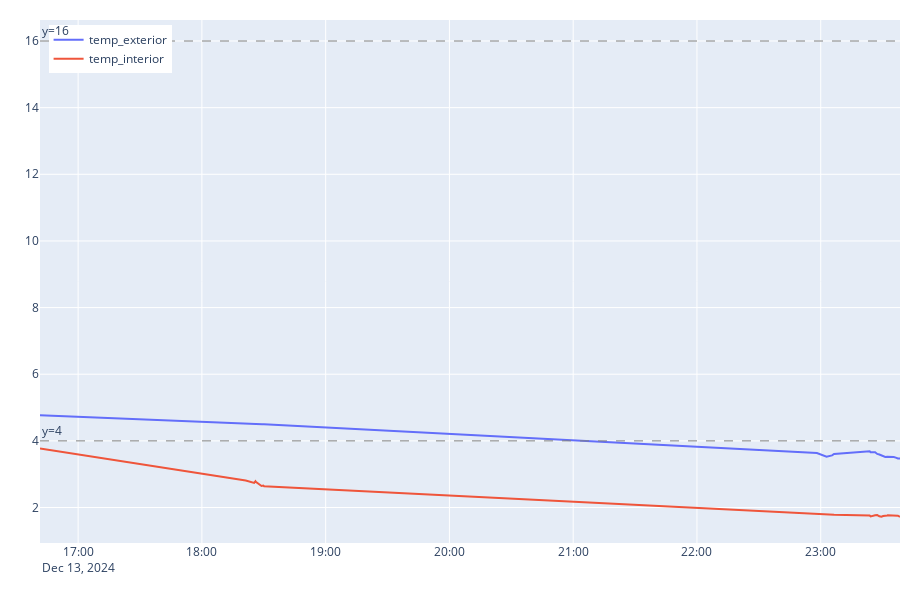
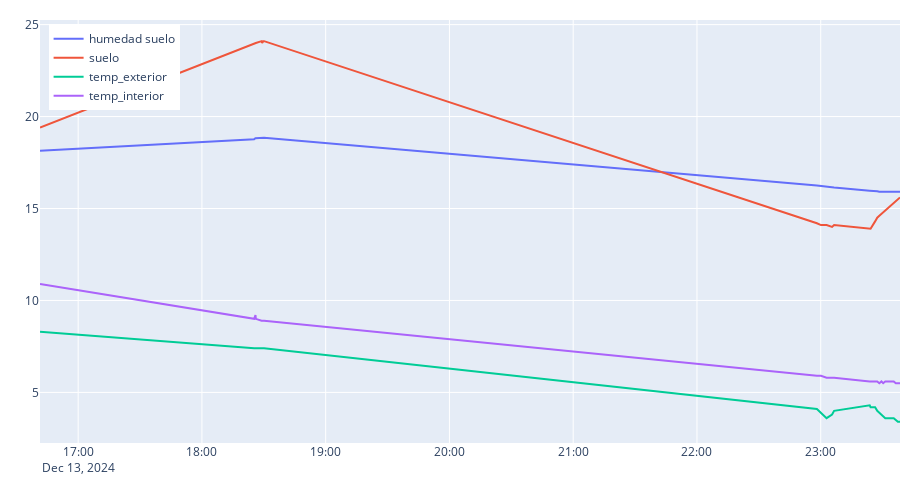
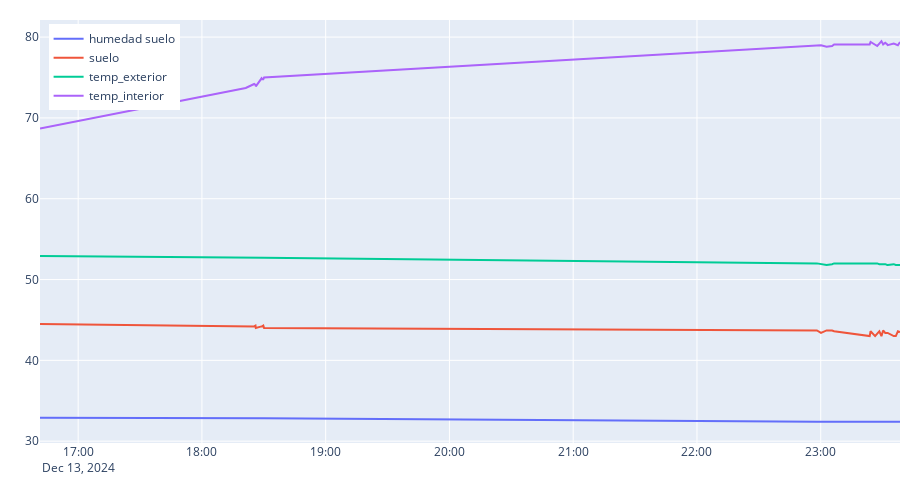
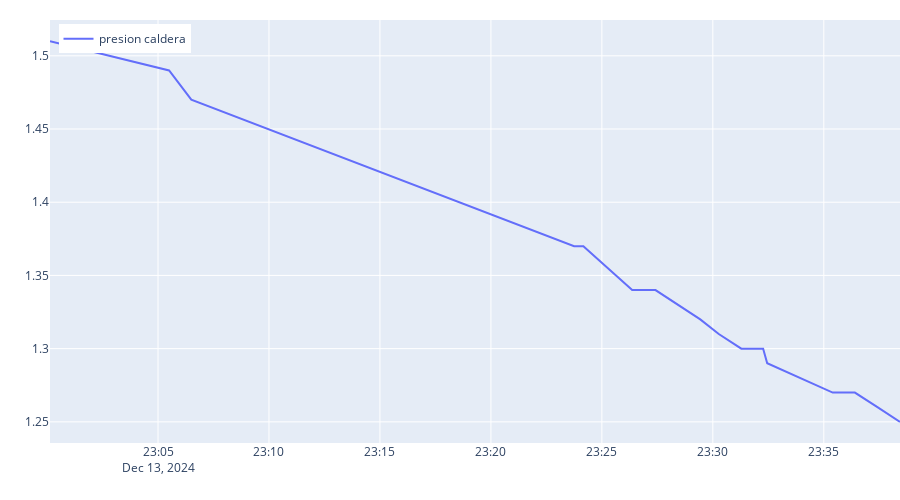

The notebook cell saved with these charts, in order:
### Code cell
plot('vpd', devices=['temp_interior', 'temp_exterior'], height=600, hours=25)[0].show()
plot('temperature', hours=25)[0].show()
plot('humidity', hours=25)[0].show()
plot('presion', hours=25)[0].show()
plot('co2')[0].show()
multiplot(metrics = ['temperature', 'vpd', 'humidity'], devices=['temp_interior'], height=800)[0].show()
multiplot(metrics = ['temperature', 'vpd', 'humidity'], devices=['temp_exterior'], height=800)[0].show()
plot('power', hours=12)[0].show()

### Figure 1 — Plotly figure (JSON) as saved in the notebook; plotly's stock layout.template omitted (floating-point values rounded to 4 significant figures)
{"data": [{"hovertemplate": "device=temp_exterior<br>fecha=%{x}<br>vpd=%{y}<extra></extra>", "legendgroup": "temp_exterior", "line": {"color": "#636efa", "dash": "solid"}, "marker": {"symbol": "circle"}, "mode": "lines", "name": "temp_exterior", "orientation": "v", "showlegend": true, "type": "scatter", "x": ["2024-12-13T16:41:31+01:00", "2024-12-13T18:21:15+01:00", "2024-12-13T18:25:21+01:00", "2024-12-13T18:25:58+01:00", "2024-12-13T18:26:08+01:00", "2024-12-13T18:28:55+01:00", "2024-12-13T18:29:12+01:00", "2024-12-13T18:29:46+01:00", "2024-12-13T18:30:08+01:00", "2024-12-13T22:58:09+01:00", "2024-12-13T23:00:08+01:00", "2024-12-13T23:02:50+01:00", "2024-12-13T23:05:30+01:00", "2024-12-13T23:06:29+01:00", "2024-12-13T23:23:45+01:00", "2024-12-13T23:24:10+01:00", "2024-12-13T23:26:22+01:00", "2024-12-13T23:27:24+01:00", "2024-12-13T23:28:25+01:00", "2024-12-13T23:29:26+01:00", "2024-12-13T23:30:16+01:00", "2024-12-13T23:31:17+01:00", "2024-12-13T23:32:15+01:00", "2024-12-13T23:32:27+01:00", "2024-12-13T23:35:24+01:00", "2024-12-13T23:36:24+01:00", "2024-12-13T23:37:25+01:00", "2024-12-13T23:38:26+01:00"], "xaxis": "x", "y": [4.767, 4.503, 4.503, 4.503, 4.503, 4.503, 4.503, 4.503, 4.503, 3.634, 3.591, 3.523, 3.566, 3.609, 3.686, 3.66, 3.66, 3.609, 3.591, 3.566, 3.541, 3.516, 3.523, 3.523, 3.516, 3.498, 3.474, 3.474], "yaxis": "y"}, {"hovertemplate": "device=temp_interior<br>fecha=%{x}<br>vpd=%{y}<extra></extra>", "legendgroup": "temp_interior", "line": {"color": "#EF553B", "dash": "solid"}, "marker": {"symbol": "circle"}, "mode": "lines", "name": "temp_interior", "orientation": "v", "showlegend": true, "type": "scatter", "x": ["2024-12-13T16:41:31+01:00", "2024-12-13T18:21:15+01:00", "2024-12-13T18:25:20+01:00", "2024-12-13T18:25:58+01:00", "2024-12-13T18:26:08+01:00", "2024-12-13T18:28:55+01:00", "2024-12-13T18:29:12+01:00", "2024-12-13T18:29:46+01:00", "2024-12-13T18:30:08+01:00", "2024-12-13T22:58:09+01:00", "2024-12-13T23:00:08+01:00", "2024-12-13T23:02:50+01:00", "2024-12-13T23:05:30+01:00", "2024-12-13T23:06:29+01:00", "2024-12-13T23:23:44+01:00", "2024-12-13T23:24:10+01:00", "2024-12-13T23:26:22+01:00", "2024-12-13T23:27:24+01:00", "2024-12-13T23:28:25+01:00", "2024-12-13T23:29:26+01:00", "2024-12-13T23:30:16+01:00", "2024-12-13T23:31:17+01:00", "2024-12-13T23:32:15+01:00", "2024-12-13T23:32:27+01:00", "2024-12-13T23:35:24+01:00", "2024-12-13T23:36:24+01:00", "2024-12-13T23:37:25+01:00", "2024-12-13T23:38:26+01:00"], "xaxis": "x", "y": [3.773, 2.81, 2.738, 2.786, 2.77, 2.646, 2.657, 2.657, 2.636, 1.811, 1.803, 1.808, 1.799, 1.782, 1.757, 1.732, 1.766, 1.774, 1.737, 1.724, 1.745, 1.741, 1.757, 1.766, 1.749, 1.745, 1.754, 1.72], "yaxis": "y"}], "layout": {"annotations": [{"showarrow": false, "text": "y=4", "x": 0, "xanchor": "left", "xref": "x domain", "y": 4, "yanchor": "bottom", "yref": "y"}, {"showarrow": false, "text": "y=16", "x": 0, "xanchor": "left", "xref": "x domain", "y": 16, "yanchor": "bottom", "yref": "y"}], "height": 600, "legend": {"title": {"text": ""}, "tracegroupgap": 0, "x": 0.01, "xanchor": "left", "y": 0.99, "yanchor": "top"}, "margin": {"b": 0, "l": 0, "r": 0, "t": 20}, "shapes": [{"line": {"color": "grey", "dash": "dash", "width": 1}, "type": "line", "x0": 0, "x1": 1, "xref": "x domain", "y0": 4, "y1": 4, "yref": "y"}, {"line": {"color": "grey", "dash": "dash", "width": 1}, "type": "line", "x0": 0, "x1": 1, "xref": "x domain", "y0": 16, "y1": 16, "yref": "y"}], "title": {"text": ""}, "xaxis": {"anchor": "y", "domain": [0, 1], "title": {"text": ""}}, "yaxis": {"anchor": "x", "domain": [0, 1], "title": {"text": ""}}}}

### Figure 2 — Plotly figure (JSON) as saved in the notebook; plotly's stock layout.template omitted (floating-point values rounded to 4 significant figures)
{"data": [{"hovertemplate": "device=humedad suelo<br>fecha=%{x}<br>temperature=%{y}<extra></extra>", "legendgroup": "humedad suelo", "line": {"color": "#636efa", "dash": "solid"}, "marker": {"symbol": "circle"}, "mode": "lines", "name": "humedad suelo", "orientation": "v", "showlegend": true, "type": "scatter", "x": ["2024-12-13T16:41:30+01:00", "2024-12-13T18:21:14+01:00", "2024-12-13T18:25:20+01:00", "2024-12-13T18:25:58+01:00", "2024-12-13T18:26:08+01:00", "2024-12-13T18:28:55+01:00", "2024-12-13T18:29:12+01:00", "2024-12-13T18:29:45+01:00", "2024-12-13T18:30:08+01:00", "2024-12-13T22:58:09+01:00", "2024-12-13T23:00:07+01:00", "2024-12-13T23:02:50+01:00", "2024-12-13T23:05:30+01:00", "2024-12-13T23:06:29+01:00", "2024-12-13T23:23:44+01:00", "2024-12-13T23:24:09+01:00", "2024-12-13T23:26:21+01:00", "2024-12-13T23:27:24+01:00", "2024-12-13T23:28:25+01:00", "2024-12-13T23:29:26+01:00", "2024-12-13T23:30:16+01:00", "2024-12-13T23:31:17+01:00", "2024-12-13T23:32:15+01:00", "2024-12-13T23:32:27+01:00", "2024-12-13T23:35:23+01:00", "2024-12-13T23:36:24+01:00", "2024-12-13T23:37:25+01:00", "2024-12-13T23:38:26+01:00"], "xaxis": "x", "y": [18.14, 18.77, 18.77, 18.82, 18.82, 18.82, 18.82, 18.82, 18.85, 16.25, 16.22, 16.17, 16.14, 16.14, 15.97, 15.97, 15.94, 15.94, 15.91, 15.91, 15.91, 15.91, 15.91, 15.91, 15.91, 15.88, 15.88, 15.91], "yaxis": "y"}, {"hovertemplate": "device=suelo<br>fecha=%{x}<br>temperature=%{y}<extra></extra>", "legendgroup": "suelo", "line": {"color": "#EF553B", "dash": "solid"}, "marker": {"symbol": "circle"}, "mode": "lines", "name": "suelo", "orientation": "v", "showlegend": true, "type": "scatter", "x": ["2024-12-13T16:41:31+01:00", "2024-12-13T18:21:15+01:00", "2024-12-13T18:25:20+01:00", "2024-12-13T18:25:58+01:00", "2024-12-13T18:26:08+01:00", "2024-12-13T18:28:55+01:00", "2024-12-13T18:29:12+01:00", "2024-12-13T18:29:46+01:00", "2024-12-13T18:30:08+01:00", "2024-12-13T22:58:09+01:00", "2024-12-13T23:00:08+01:00", "2024-12-13T23:02:50+01:00", "2024-12-13T23:05:30+01:00", "2024-12-13T23:06:29+01:00", "2024-12-13T23:23:44+01:00", "2024-12-13T23:24:10+01:00", "2024-12-13T23:26:22+01:00", "2024-12-13T23:27:24+01:00", "2024-12-13T23:28:25+01:00", "2024-12-13T23:29:26+01:00", "2024-12-13T23:30:16+01:00", "2024-12-13T23:31:17+01:00", "2024-12-13T23:32:15+01:00", "2024-12-13T23:32:27+01:00", "2024-12-13T23:35:24+01:00", "2024-12-13T23:36:24+01:00", "2024-12-13T23:37:25+01:00", "2024-12-13T23:38:26+01:00"], "xaxis": "x", "y": [19.4, 23.8, 24, 24, 24, 24.1, 24, 24.1, 24.1, 14.2, 14.1, 14.1, 14, 14.1, 13.9, 13.9, 14.3, 14.5, 14.6, 14.7, 14.8, 14.9, 15, 15, 15.3, 15.4, 15.5, 15.6], "yaxis": "y"}, {"hovertemplate": "device=temp_exterior<br>fecha=%{x}<br>temperature=%{y}<extra></extra>", "legendgroup": "temp_exterior", "line": {"color": "#00cc96", "dash": "solid"}, "marker": {"symbol": "circle"}, "mode": "lines", "name": "temp_exterior", "orientation": "v", "showlegend": true, "type": "scatter", "x": ["2024-12-13T16:41:31+01:00", "2024-12-13T18:21:15+01:00", "2024-12-13T18:25:21+01:00", "2024-12-13T18:25:58+01:00", "2024-12-13T18:26:08+01:00", "2024-12-13T18:28:55+01:00", "2024-12-13T18:29:12+01:00", "2024-12-13T18:29:46+01:00", "2024-12-13T18:30:08+01:00", "2024-12-13T22:58:09+01:00", "2024-12-13T23:00:08+01:00", "2024-12-13T23:02:50+01:00", "2024-12-13T23:05:30+01:00", "2024-12-13T23:06:29+01:00", "2024-12-13T23:23:45+01:00", "2024-12-13T23:24:10+01:00", "2024-12-13T23:26:22+01:00", "2024-12-13T23:27:24+01:00", "2024-12-13T23:28:25+01:00", "2024-12-13T23:29:26+01:00", "2024-12-13T23:30:16+01:00", "2024-12-13T23:31:17+01:00", "2024-12-13T23:32:15+01:00", "2024-12-13T23:32:27+01:00", "2024-12-13T23:35:24+01:00", "2024-12-13T23:36:24+01:00", "2024-12-13T23:37:25+01:00", "2024-12-13T23:38:26+01:00"], "xaxis": "x", "y": [8.3, 7.4, 7.4, 7.4, 7.4, 7.4, 7.4, 7.4, 7.4, 4.1, 3.9, 3.6, 3.8, 4, 4.3, 4.2, 4.2, 4, 3.9, 3.8, 3.7, 3.6, 3.6, 3.6, 3.6, 3.5, 3.4, 3.4], "yaxis": "y"}, {"hovertemplate": "device=temp_interior<br>fecha=%{x}<br>temperature=%{y}<extra></extra>", "legendgroup": "temp_interior", "line": {"color": "#ab63fa", "dash": "solid"}, "marker": {"symbol": "circle"}, "mode": "lines", "name": "temp_interior", "orientation": "v", "showlegend": true, "type": "scatter", "x": ["2024-12-13T16:41:31+01:00", "2024-12-13T18:21:15+01:00", "2024-12-13T18:25:20+01:00", "2024-12-13T18:25:58+01:00", "2024-12-13T18:26:08+01:00", "2024-12-13T18:28:55+01:00", "2024-12-13T18:29:12+01:00", "2024-12-13T18:29:46+01:00", "2024-12-13T18:30:08+01:00", "2024-12-13T22:58:09+01:00", "2024-12-13T23:00:08+01:00", "2024-12-13T23:02:50+01:00", "2024-12-13T23:05:30+01:00", "2024-12-13T23:06:29+01:00", "2024-12-13T23:23:44+01:00", "2024-12-13T23:24:10+01:00", "2024-12-13T23:26:22+01:00", "2024-12-13T23:27:24+01:00", "2024-12-13T23:28:25+01:00", "2024-12-13T23:29:26+01:00", "2024-12-13T23:30:16+01:00", "2024-12-13T23:31:17+01:00", "2024-12-13T23:32:15+01:00", "2024-12-13T23:32:27+01:00", "2024-12-13T23:35:24+01:00", "2024-12-13T23:36:24+01:00", "2024-12-13T23:37:25+01:00", "2024-12-13T23:38:26+01:00"], "xaxis": "x", "y": [10.9, 9.1, 9, 9.2, 9, 8.9, 8.9, 8.9, 8.9, 5.9, 5.9, 5.8, 5.8, 5.8, 5.6, 5.6, 5.6, 5.6, 5.5, 5.6, 5.5, 5.6, 5.6, 5.6, 5.6, 5.5, 5.5, 5.5], "yaxis": "y"}], "layout": {"height": 500, "legend": {"title": {"text": ""}, "tracegroupgap": 0, "x": 0.01, "xanchor": "left", "y": 0.99, "yanchor": "top"}, "margin": {"b": 0, "l": 0, "r": 0, "t": 20}, "title": {"text": ""}, "xaxis": {"anchor": "y", "domain": [0, 1], "title": {"text": ""}}, "yaxis": {"anchor": "x", "domain": [0, 1], "title": {"text": ""}}}}

### Figure 3 — Plotly figure (JSON) as saved in the notebook; plotly's stock layout.template omitted (floating-point values rounded to 4 significant figures)
{"data": [{"hovertemplate": "device=humedad suelo<br>fecha=%{x}<br>humidity=%{y}<extra></extra>", "legendgroup": "humedad suelo", "line": {"color": "#636efa", "dash": "solid"}, "marker": {"symbol": "circle"}, "mode": "lines", "name": "humedad suelo", "orientation": "v", "showlegend": true, "type": "scatter", "x": ["2024-12-13T16:41:30+01:00", "2024-12-13T18:21:14+01:00", "2024-12-13T18:25:20+01:00", "2024-12-13T18:25:58+01:00", "2024-12-13T18:26:08+01:00", "2024-12-13T18:28:55+01:00", "2024-12-13T18:29:12+01:00", "2024-12-13T18:29:45+01:00", "2024-12-13T18:30:08+01:00", "2024-12-13T22:58:09+01:00", "2024-12-13T23:00:07+01:00", "2024-12-13T23:02:50+01:00", "2024-12-13T23:05:30+01:00", "2024-12-13T23:06:29+01:00", "2024-12-13T23:23:44+01:00", "2024-12-13T23:24:09+01:00", "2024-12-13T23:26:21+01:00", "2024-12-13T23:27:24+01:00", "2024-12-13T23:28:25+01:00", "2024-12-13T23:29:26+01:00", "2024-12-13T23:30:16+01:00", "2024-12-13T23:31:17+01:00", "2024-12-13T23:32:15+01:00", "2024-12-13T23:32:27+01:00", "2024-12-13T23:35:23+01:00", "2024-12-13T23:36:24+01:00", "2024-12-13T23:37:25+01:00", "2024-12-13T23:38:26+01:00"], "xaxis": "x", "y": [32.89, 32.79, 32.84, 32.79, 32.84, 32.79, 32.79, 32.84, 32.84, 32.39, 32.39, 32.39, 32.39, 32.39, 32.39, 32.39, 32.39, 32.39, 32.39, 32.39, 32.39, 32.39, 32.39, 32.39, 32.39, 32.39, 32.39, 32.39], "yaxis": "y"}, {"hovertemplate": "device=suelo<br>fecha=%{x}<br>humidity=%{y}<extra></extra>", "legendgroup": "suelo", "line": {"color": "#EF553B", "dash": "solid"}, "marker": {"symbol": "circle"}, "mode": "lines", "name": "suelo", "orientation": "v", "showlegend": true, "type": "scatter", "x": ["2024-12-13T16:41:31+01:00", "2024-12-13T18:21:15+01:00", "2024-12-13T18:25:20+01:00", "2024-12-13T18:25:58+01:00", "2024-12-13T18:26:08+01:00", "2024-12-13T18:28:55+01:00", "2024-12-13T18:29:12+01:00", "2024-12-13T18:29:46+01:00", "2024-12-13T18:30:08+01:00", "2024-12-13T22:58:09+01:00", "2024-12-13T23:00:08+01:00", "2024-12-13T23:02:50+01:00", "2024-12-13T23:05:30+01:00", "2024-12-13T23:06:29+01:00", "2024-12-13T23:23:44+01:00", "2024-12-13T23:24:10+01:00", "2024-12-13T23:26:22+01:00", "2024-12-13T23:27:24+01:00", "2024-12-13T23:28:25+01:00", "2024-12-13T23:29:26+01:00", "2024-12-13T23:30:16+01:00", "2024-12-13T23:31:17+01:00", "2024-12-13T23:32:15+01:00", "2024-12-13T23:32:27+01:00", "2024-12-13T23:35:24+01:00", "2024-12-13T23:36:24+01:00", "2024-12-13T23:37:25+01:00", "2024-12-13T23:38:26+01:00"], "xaxis": "x", "y": [44.5, 44.3, 44.2, 44.3, 44, 44.2, 44.2, 44.3, 44, 43.7, 43.4, 43.7, 43.7, 43.6, 43, 43.6, 43, 43.3, 43.6, 43, 43.7, 43.4, 43.4, 43.4, 43, 43, 43.6, 43.5], "yaxis": "y"}, {"hovertemplate": "device=temp_exterior<br>fecha=%{x}<br>humidity=%{y}<extra></extra>", "legendgroup": "temp_exterior", "line": {"color": "#00cc96", "dash": "solid"}, "marker": {"symbol": "circle"}, "mode": "lines", "name": "temp_exterior", "orientation": "v", "showlegend": true, "type": "scatter", "x": ["2024-12-13T16:41:31+01:00", "2024-12-13T18:21:15+01:00", "2024-12-13T18:25:21+01:00", "2024-12-13T18:25:58+01:00", "2024-12-13T18:26:08+01:00", "2024-12-13T18:28:55+01:00", "2024-12-13T18:29:12+01:00", "2024-12-13T18:29:46+01:00", "2024-12-13T18:30:08+01:00", "2024-12-13T22:58:09+01:00", "2024-12-13T23:00:08+01:00", "2024-12-13T23:02:50+01:00", "2024-12-13T23:05:30+01:00", "2024-12-13T23:06:29+01:00", "2024-12-13T23:23:45+01:00", "2024-12-13T23:24:10+01:00", "2024-12-13T23:26:22+01:00", "2024-12-13T23:27:24+01:00", "2024-12-13T23:28:25+01:00", "2024-12-13T23:29:26+01:00", "2024-12-13T23:30:16+01:00", "2024-12-13T23:31:17+01:00", "2024-12-13T23:32:15+01:00", "2024-12-13T23:32:27+01:00", "2024-12-13T23:35:24+01:00", "2024-12-13T23:36:24+01:00", "2024-12-13T23:37:25+01:00", "2024-12-13T23:38:26+01:00"], "xaxis": "x", "y": [52.9, 52.7, 52.7, 52.7, 52.7, 52.7, 52.7, 52.7, 52.7, 52, 51.9, 51.8, 51.9, 52, 52, 52, 52, 52, 51.9, 51.9, 51.9, 51.9, 51.8, 51.8, 51.9, 51.8, 51.8, 51.8], "yaxis": "y"}, {"hovertemplate": "device=temp_interior<br>fecha=%{x}<br>humidity=%{y}<extra></extra>", "legendgroup": "temp_interior", "line": {"color": "#ab63fa", "dash": "solid"}, "marker": {"symbol": "circle"}, "mode": "lines", "name": "temp_interior", "orientation": "v", "showlegend": true, "type": "scatter", "x": ["2024-12-13T16:41:31+01:00", "2024-12-13T18:21:15+01:00", "2024-12-13T18:25:20+01:00", "2024-12-13T18:25:58+01:00", "2024-12-13T18:26:08+01:00", "2024-12-13T18:28:55+01:00", "2024-12-13T18:29:12+01:00", "2024-12-13T18:29:46+01:00", "2024-12-13T18:30:08+01:00", "2024-12-13T22:58:09+01:00", "2024-12-13T23:00:08+01:00", "2024-12-13T23:02:50+01:00", "2024-12-13T23:05:30+01:00", "2024-12-13T23:06:29+01:00", "2024-12-13T23:23:44+01:00", "2024-12-13T23:24:10+01:00", "2024-12-13T23:26:22+01:00", "2024-12-13T23:27:24+01:00", "2024-12-13T23:28:25+01:00", "2024-12-13T23:29:26+01:00", "2024-12-13T23:30:16+01:00", "2024-12-13T23:31:17+01:00", "2024-12-13T23:32:15+01:00", "2024-12-13T23:32:27+01:00", "2024-12-13T23:35:24+01:00", "2024-12-13T23:36:24+01:00", "2024-12-13T23:37:25+01:00", "2024-12-13T23:38:26+01:00"], "xaxis": "x", "y": [68.7, 73.7, 74.2, 74.1, 73.9, 74.9, 74.8, 74.8, 75, 78.9, 79, 78.8, 78.9, 79.1, 79.1, 79.4, 79, 78.9, 79.2, 79.5, 79.1, 79.3, 79.1, 79, 79.2, 79.1, 79, 79.4], "yaxis": "y"}], "layout": {"height": 500, "legend": {"title": {"text": ""}, "tracegroupgap": 0, "x": 0.01, "xanchor": "left", "y": 0.99, "yanchor": "top"}, "margin": {"b": 0, "l": 0, "r": 0, "t": 20}, "title": {"text": ""}, "xaxis": {"anchor": "y", "domain": [0, 1], "title": {"text": ""}}, "yaxis": {"anchor": "x", "domain": [0, 1], "title": {"text": ""}}}}

### Figure 4 — Plotly figure (JSON) as saved in the notebook; plotly's stock layout.template omitted (floating-point values rounded to 4 significant figures)
{"data": [{"hovertemplate": "device=presion caldera<br>fecha=%{x}<br>presion=%{y}<extra></extra>", "legendgroup": "presion caldera", "line": {"color": "#636efa", "dash": "solid"}, "marker": {"symbol": "circle"}, "mode": "lines", "name": "presion caldera", "orientation": "v", "showlegend": true, "type": "scatter", "x": ["2024-12-13T23:00:08+01:00", "2024-12-13T23:02:50+01:00", "2024-12-13T23:05:30+01:00", "2024-12-13T23:06:30+01:00", "2024-12-13T23:23:45+01:00", "2024-12-13T23:24:10+01:00", "2024-12-13T23:26:22+01:00", "2024-12-13T23:27:25+01:00", "2024-12-13T23:28:25+01:00", "2024-12-13T23:29:26+01:00", "2024-12-13T23:30:16+01:00", "2024-12-13T23:31:17+01:00", "2024-12-13T23:32:16+01:00", "2024-12-13T23:32:27+01:00", "2024-12-13T23:35:24+01:00", "2024-12-13T23:36:24+01:00", "2024-12-13T23:37:25+01:00", "2024-12-13T23:38:26+01:00"], "xaxis": "x", "y": [1.51, 1.5, 1.49, 1.47, 1.37, 1.37, 1.34, 1.34, 1.33, 1.32, 1.31, 1.3, 1.3, 1.29, 1.27, 1.27, 1.26, 1.25], "yaxis": "y"}], "layout": {"height": 500, "legend": {"title": {"text": ""}, "tracegroupgap": 0, "x": 0.01, "xanchor": "left", "y": 0.99, "yanchor": "top"}, "margin": {"b": 0, "l": 0, "r": 0, "t": 20}, "title": {"text": ""}, "xaxis": {"anchor": "y", "domain": [0, 1], "title": {"text": ""}}, "yaxis": {"anchor": "x", "domain": [0, 1], "title": {"text": ""}}}}
